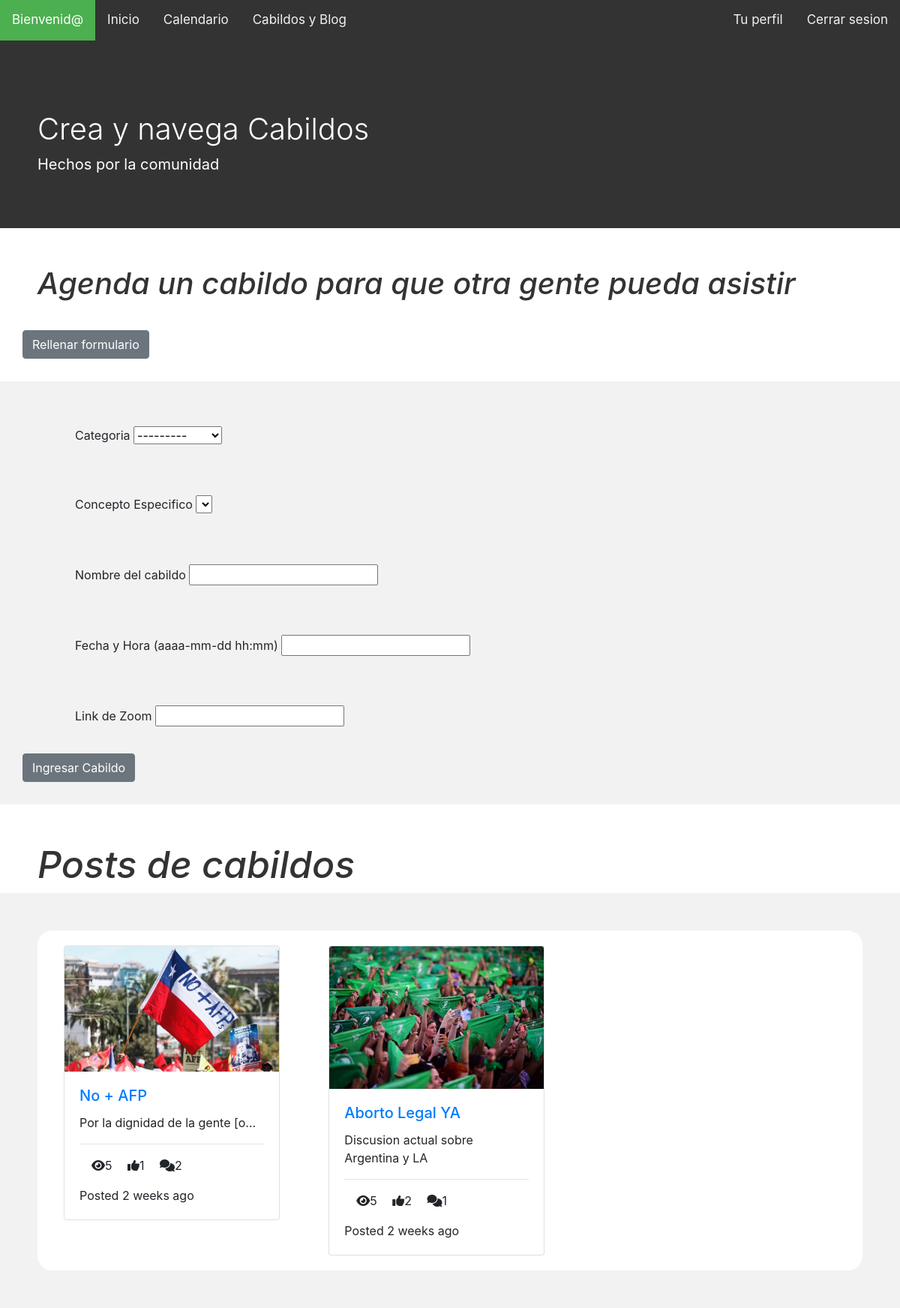
Page /blog on the committed database.
### posts/models.py (models this page shows, shortened)
class Post(models.Model):
    title = models.CharField(max_length=100)
    content = models.TextField()
    thumbnail = models.ImageField()
    publish_date = models.DateTimeField(auto_now_add=True)
    last_update = models.DateTimeField(auto_now = True)
    author = models.ForeignKey(User, on_delete=models.CASCADE)
    slug = models.SlugField()
    def get_absolute_url(self):
        return reverse("detail", kwargs={
            'slug': self.slug
        })
    @property
    def get_comment_count(self):
        return self.comment_set.all().count()
    @property
    def get_view_count(self):
        return self.postview_set.all().count()
    @property
    def get_like_count(self):
        return self.like_set.all().count()

### posts/views.py (the view, shortened to what this page needs)
# urls.py: path('blog', PostListView.as_view(), name='list'),
class PostListView(ListView):
    model = Post
    form_class = CrearCabildo
    def get_context_data(self, **kwargs):
        context = super(PostListView, self).get_context_data(**kwargs)
        context['cabildo_form'] = CrearCabildo()
        conceptos_Valores = get_conceptos_Valores()
        conceptos_Derechos = get_conceptos_Derechos()
        conceptos_Deberes = get_conceptos_Deberes()
        conceptos_Instituciones = get_conceptos_Instituciones()
        json_conceptos_Valores = json.dumps(conceptos_Valores)
        json_conceptos_Derechos =json.dumps(conceptos_Derechos)
        json_conceptos_Deberes = json.dumps(conceptos_Deberes)
        json_conceptos_Instituciones = json.dumps(conceptos_Instituciones)
        context['json_conceptos_Valores'] = json_conceptos_Valores
        context['json_conceptos_Derechos'] = json_conceptos_Derechos
        context['json_conceptos_Deberes'] = json_conceptos_Deberes
        context['json_conceptos_Instituciones'] = json_conceptos_Instituciones
        return context

### cabildos/forms.py
class CrearCabildo(ModelForm):
    class Meta:
        model = Cabildo
        fields = '__all__'

### cabildos/models.py (called while the page is built)
def get_conceptos_Valores():
    return Valores

def get_conceptos_Derechos():
    return Derechos

def get_conceptos_Deberes():
    return Deberes

def get_conceptos_Instituciones():
    return Instituciones

### templates/posts/post_list.html (shortened to what this page needs)
{% extends 'base.html' %}
{% load static %}
{% block content %}
    <div class='container'>
        <div class = 'row'>
        {% for object in object_list %}
            <div class = 'col-4'>
                <div class="card" style="width: 18rem;">
                    <img src="{{ object.thumbnail.url }}" class="card-img-top" alt="...">
                    <div class="card-body">
                        <a href = '{{ object.get_absolute_url }}'>
                            <h5 class="card-title">{{object.title}}</h5>
                        </a>
                        <p class="card-text">{{ object.content|truncatechars:40 }}</p>
                        <hr/>
                        <p>
                            <span><i class = 'fas fa-eye ml-3'></i>{{ object.get_view_count }}</span>
                            <span><i class = 'fas fa-thumbs-up ml-3'></i>{{ object.get_like_count }}</span>
                            <span><i class = 'fas fa-comments ml-3'></i>{{ object.get_comment_count }}</span>
                        </p>
                        <p class = 'card-text'>
                            Posted {{ object.publish_date|timesince }} ago
                        </p>
                    </div>
                </div>
            </div>
        {% endfor %}
        </div>
    </div>
{% endblock content %}

### static/css/estilos.css (style rules this page uses)
* { margin: 0; padding: 0; box-sizing: border-box; }
body { font-family: 'open sans'; }
body { font-family: "Lato", sans-serif; }

### rows in the picture
Post: thumbnail (picture), title "No + AFP", content "Por la dignidad de la gente [o…", get_view_count "5", get_like_count "1", get_comment_count "2", publish_date "2 weeks"
Post: thumbnail (picture), title "Aborto Legal YA", content "Discusion actual sobre Argentina y LA", get_view_count "5", get_like_count "2", get_comment_count "1", publish_date "2 weeks"
